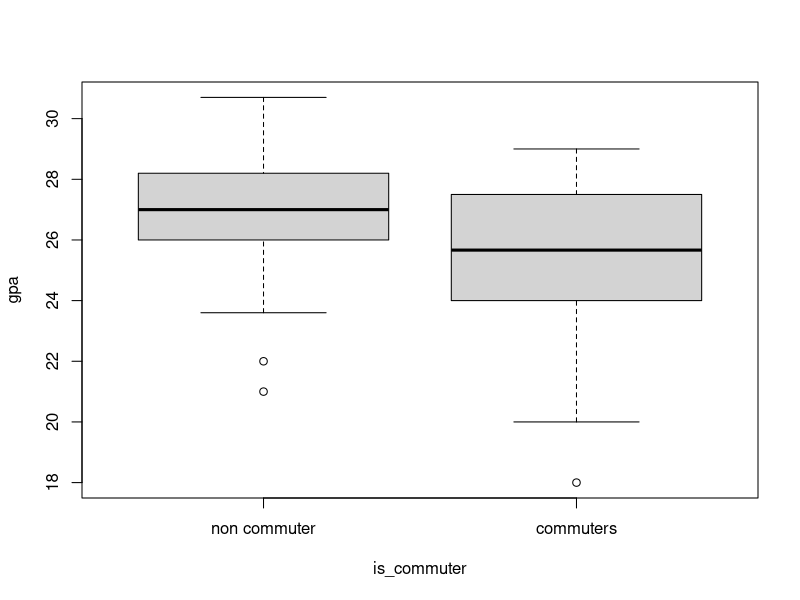
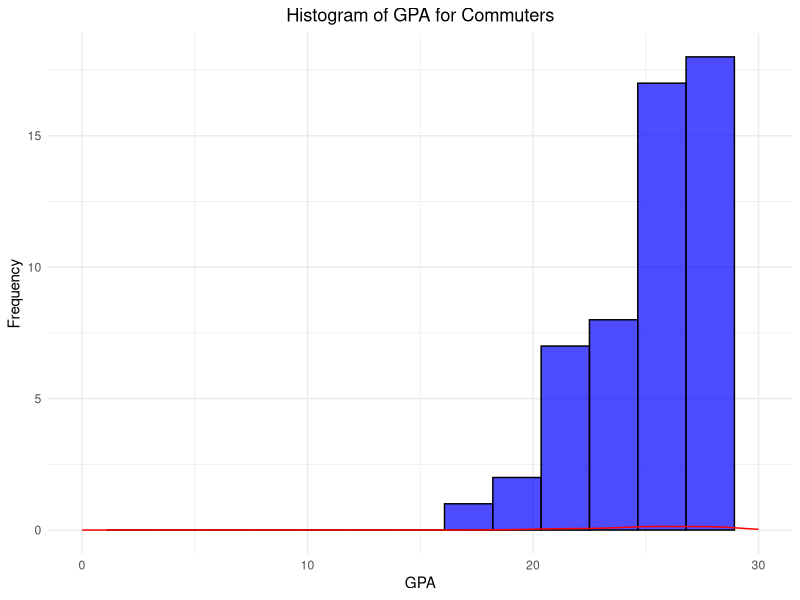
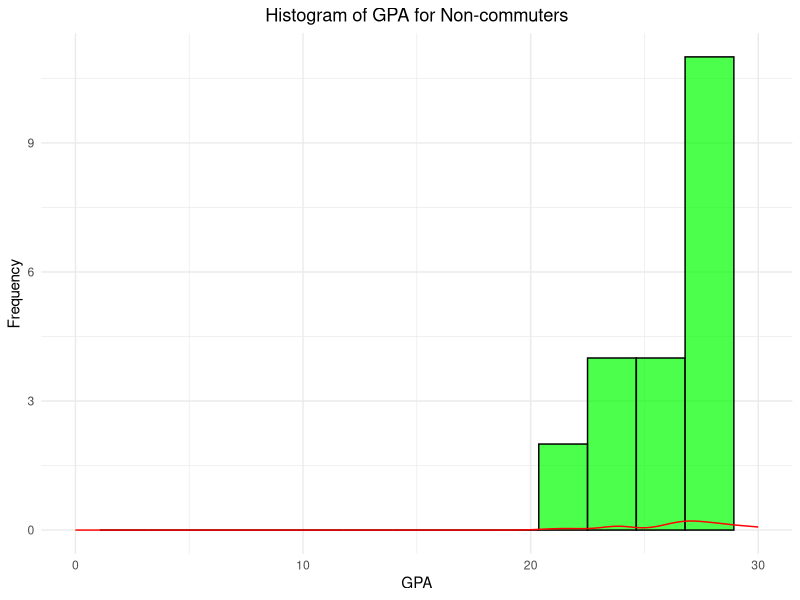
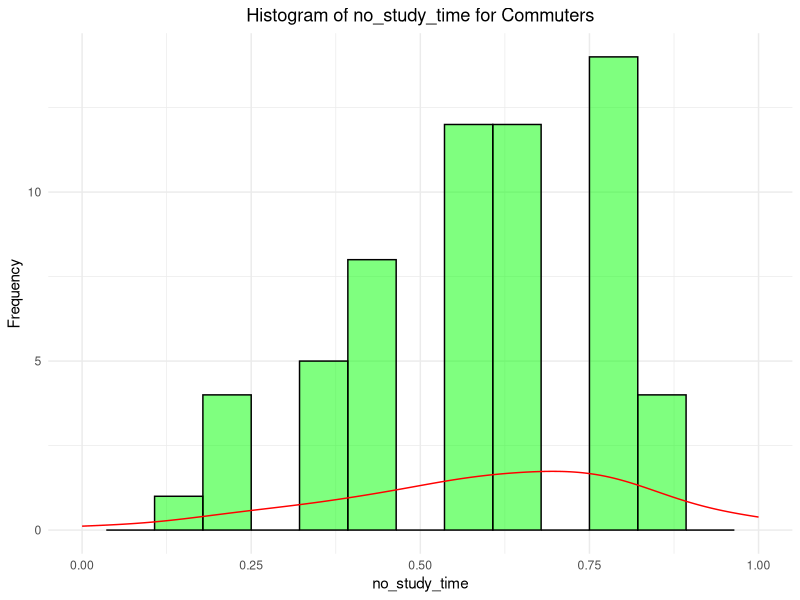
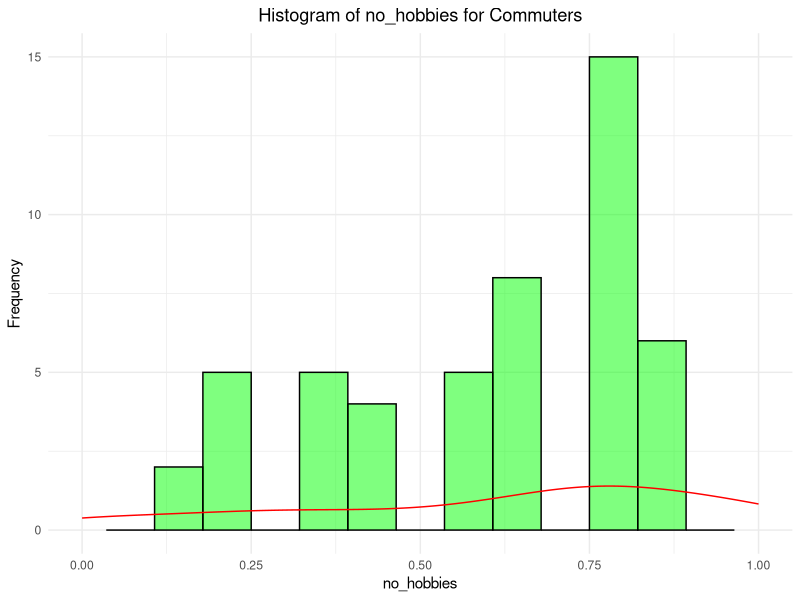
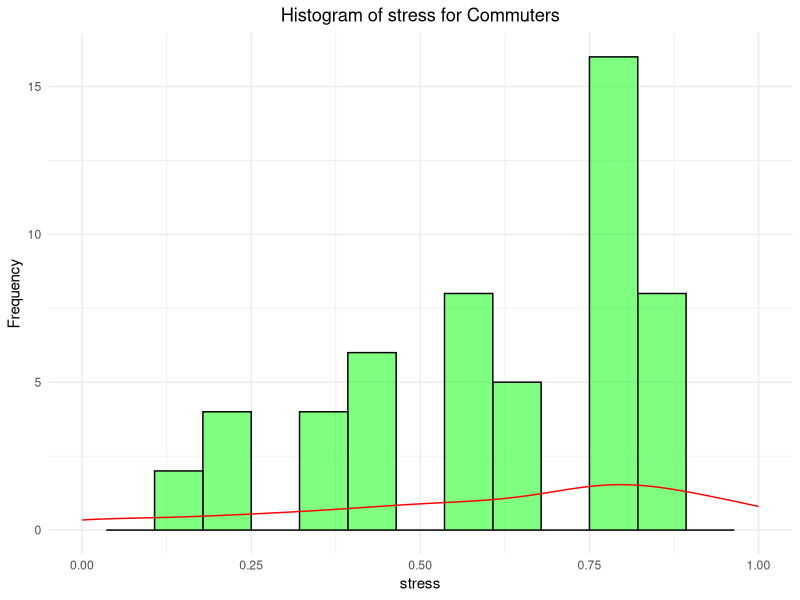
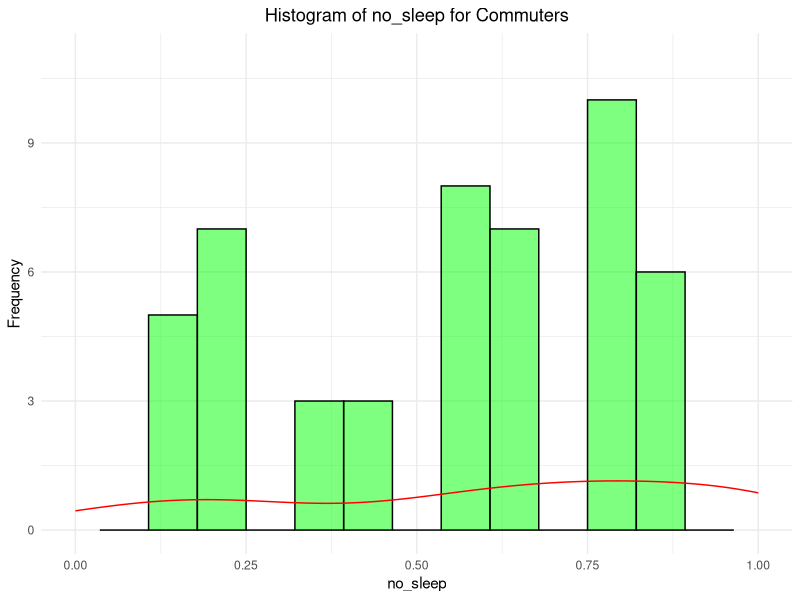
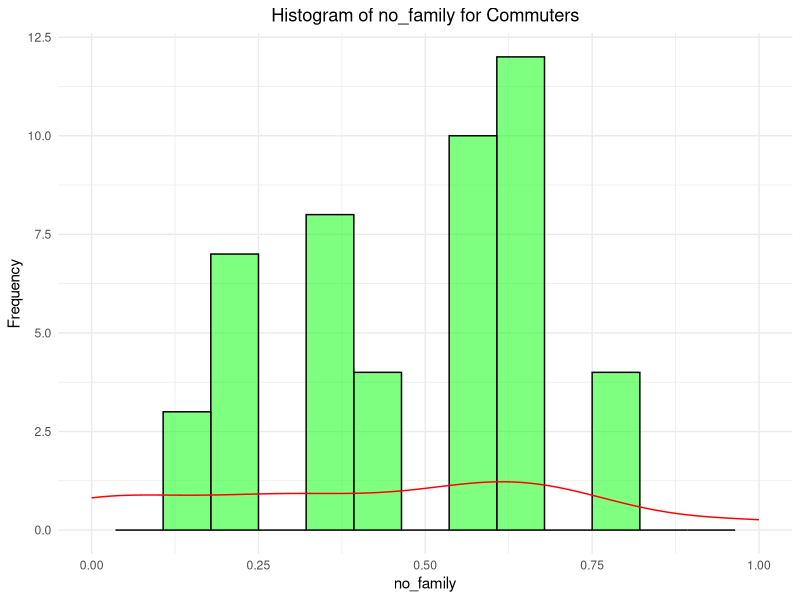

Source code (R) for these figures, in order:
data <- read.csv("data/merged.csv")
library(ggplot2)
library(dplyr)

n_commuters <- sum(data$is_commuter)
total <- length(data$is_commuter)
n_non_commuters <- total - n_commuters
ratio_commuters <- n_commuters / total

data.frame(
    commuters = n_commuters,
    non_commuters = n_non_commuters,
    ratio_commuters = ratio_commuters
)

attach(data)

boxplot(gpa[gpa != -1] ~ is_commuter[gpa != -1],
    data = data,
    names = c("non commuter", "commuters"),
    xlab = "is_commuter",
    ylab = "gpa"
)

# Histograms for GPA (Commuters)
filtered_commuters <- filter(data, is_commuter == 1 & gpa >= 0 & gpa <= 30)
ggplot(filtered_commuters, aes(x = gpa)) +
  geom_histogram(bins = 15, fill = "blue", color = "black", alpha = 0.7) +
  geom_density(aes(y = ..density..), color = "red") + 
  xlim(0, 30) +  
  ggtitle('Histogram of GPA for Commuters') +
  xlab('GPA') +
  ylab('Frequency') +
  theme_minimal() +
  theme(plot.title = element_text(hjust = 0.5))

# Histogram for GPA (Non-commuters)
filtered_non_commuters <- filter(data, is_commuter == 0 & gpa >= 0 & gpa <= 30)
ggplot(filtered_non_commuters, aes(x = gpa)) +
  geom_histogram(bins = 15, fill = "green", color = "black", alpha = 0.7) +
  geom_density(aes(y = ..density..), color = "red") + 
  xlim(0, 30) +  
  ggtitle('Histogram of GPA for Non-commuters') +
  xlab('GPA') +
  ylab('Frequency') +
  theme_minimal() +
  theme(plot.title = element_text(hjust = 0.5))

#Histogram for mean indices of life quality (Commuters)
filtered_data <- filter(data, is_commuter == 1)
filtered_columns <- filtered_data[, c("no_study_time", "no_hobbies", "stress", "no_sleep", "no_family", "no_friends", "loneliness")]

for (index in colnames(filtered_columns)) {
  xlim_range <- range(filtered_columns[[index]], na.rm = TRUE)
  plot <- ggplot(filtered_columns, aes_string(x = index)) +  
    geom_histogram(bins = 15, alpha = 0.5, fill = "green", color = "black") +
    geom_density(aes(y = ..density..), color = "red") + 
    xlim(xlim_range) +  # Set xlim based on data range
    ggtitle(paste("Histogram of", index, "for Commuters")) +  
    xlab(index) +  
    ylab('Frequency') + 
    theme_minimal() + 
    theme(plot.title = element_text(hjust = 0.5)) 
  print(plot)
}

# Means for life indices
selected_columns <- c("no_study_time", "no_hobbies", "stress", "no_sleep", "no_family", "no_friends", "loneliness")
data$row_mean <- rowMeans(data[, selected_columns], na.rm = TRUE)
result <- data[, c(selected_columns, "row_mean")]
head(result)

#Boxplot of mean life indices for commuters
boxplot(row_mean ~ is_commuter,
        data = data[!is.na(data$row_mean), ],
        names = c("non commuter", "commuters"),
        xlab = "is_commuter",
        ylab = "gpa"
)
